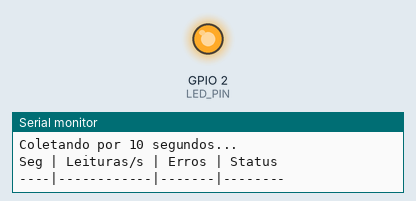
This sketch was run on a simulated ESP32. Shown: output pins drawn as LEDs (lit = HIGH), the last lines printed to the serial monitor.

Above: at 2.2 s.
At 41.2 s:
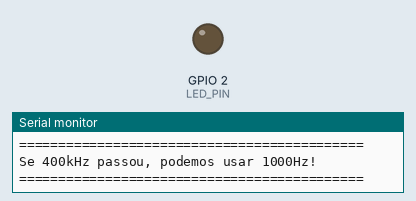
Timing chart, 0 to 42.2 s (numbered marks = the images above):
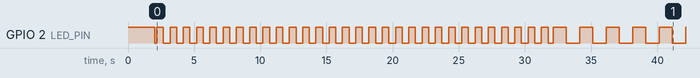

The sketch:

I2C_Stress_Test.ino
```cpp
/*
 * ============================================
 * I2C STRESS TEST para MAX30105
 * ============================================
 *
 * OBJETIVO: Validar estabilidade do barramento I2C em diferentes
 * velocidades e taxas de amostragem antes de subir para 1000Hz.
 *
 * COMO USAR:
 * 1. Carregue este sketch no ESP32
 * 2. Abra o Serial Monitor (115200 baud)
 * 3. Observe os resultados (~45 segundos total)
 */

#include <Wire.h>
#include <MAX30105.h>

MAX30105 particleSensor;

// LED onboard para feedback visual
const int LED_PIN = 2;  // GPIO2 no ESP32 DevKit

// Contadores de teste
unsigned long totalReads = 0;
unsigned long errorCount = 0;
unsigned long lastSecond = 0;
unsigned long readsPerSecond = 0;
unsigned long maxReadsPerSecond = 0;
unsigned long minReadsPerSecond = 999999;

// Fases do teste
enum TestPhase {
  TEST_100KHZ,
  TEST_400KHZ,
  TEST_1MHZ,
  TEST_COMPLETE
};
TestPhase currentPhase = TEST_100KHZ;
unsigned long phaseStartTime = 0;
const unsigned long PHASE_DURATION = 10000; // 10 segundos por fase

bool sensorOK = false;

void setup() {
  Serial.begin(115200);

  // LED de feedback
  pinMode(LED_PIN, OUTPUT);
  digitalWrite(LED_PIN, HIGH);  // Liga LED para mostrar que iniciou

  delay(2000);  // Tempo para abrir Serial Monitor

  Serial.println();
  Serial.println("============================================");
  Serial.println("   I2C STRESS TEST - MAX30105");
  Serial.println("============================================");
  Serial.println("Testando velocidades: 100kHz, 400kHz, 1MHz");
  Serial.println("============================================");
  Serial.println();

  digitalWrite(LED_PIN, LOW);

  // Iniciar I2C padrão para primeiro teste
  Wire.begin();
  delay(100);

  // Testar se o sensor existe
  Serial.println("Buscando sensor MAX30105...");

  if (particleSensor.begin(Wire, I2C_SPEED_STANDARD)) {
    Serial.println(">>> SENSOR ENCONTRADO! <<<");
    sensorOK = true;
  } else {
    Serial.println(">>> ERRO: Sensor NAO encontrado! <<<");
    Serial.println("Verifique as conexoes:");
    Serial.println("  SDA -> GPIO21");
    Serial.println("  SCL -> GPIO22");
    Serial.println("  VCC -> 3.3V");
    Serial.println("  GND -> GND");
    sensorOK = false;
  }

  if (sensorOK) {
    startPhase(TEST_100KHZ);
  }
}

void startPhase(TestPhase phase) {
  currentPhase = phase;
  phaseStartTime = millis();

  // Reset contadores
  totalReads = 0;
  errorCount = 0;
  lastSecond = millis();
  readsPerSecond = 0;
  maxReadsPerSecond = 0;
  minReadsPerSecond = 999999;

  // Configurar velocidade I2C
  long i2cSpeed = 100000;
  String speedName = "100kHz";

  switch(phase) {
    case TEST_100KHZ:
      i2cSpeed = 100000;
      speedName = "100kHz (Padrao)";
      break;
    case TEST_400KHZ:
      i2cSpeed = 400000;
      speedName = "400kHz (Fast Mode) - IMPORTANTE!";
      break;
    case TEST_1MHZ:
      i2cSpeed = 1000000;
      speedName = "1MHz (Fast Mode Plus)";
      break;
    default:
      return;
  }

  Serial.println();
  Serial.println("--------------------------------------------");
  Serial.print("TESTANDO: ");
  Serial.println(speedName);
  Serial.println("--------------------------------------------");

  // Configurar I2C
  Wire.setClock(i2cSpeed);
  delay(50);

  // Configurar sensor - GREEN ONLY com potência MÁXIMA
  // Esta é a configuração que será usada no v7_green
  byte ledBrightness = 0xFF;  // Máximo para green
  byte sampleAverage = 1;
  byte ledMode = 3;           // Multi-LED (necessário para green)
  byte sampleRate = 400;      // 400Hz no teste, 1000Hz no final
  int pulseWidth = 69;        // Mínimo para alta frequência
  int adcRange = 4096;        // Maior sensibilidade

  particleSensor.setup(ledBrightness, sampleAverage, ledMode, sampleRate, pulseWidth, adcRange);

  // DESLIGAR Red e IR, manter apenas GREEN no máximo
  particleSensor.setPulseAmplitudeRed(0);
  particleSensor.setPulseAmplitudeIR(0);
  particleSensor.setPulseAmplitudeGreen(0xFF);  // 51mA - MÁXIMO

  particleSensor.clearFIFO();

  Serial.println("Coletando por 10 segundos...");
  Serial.println();
  Serial.println("Seg | Leituras/s | Erros | Status");
  Serial.println("----|------------|-------|--------");
}

void printPhaseResults() {
  Serial.println();
  Serial.println(">>> RESULTADO <<<");
  Serial.print("Leituras: ");
  Serial.print(totalReads);
  Serial.print(" | Erros: ");
  Serial.print(errorCount);
  Serial.print(" | Taxa erro: ");
  Serial.print((errorCount * 100.0) / max(totalReads, 1UL), 2);
  Serial.println("%");

  if (errorCount == 0) {
    Serial.println("STATUS: PASSOU - 0 erros!");
  } else if (errorCount < 10) {
    Serial.println("STATUS: ATENCAO - Poucos erros");
  } else {
    Serial.println("STATUS: FALHOU - Muitos erros!");
  }
}

void loop() {
  // Piscar LED para mostrar que está rodando
  static unsigned long lastBlink = 0;
  if (millis() - lastBlink > 500) {
    digitalWrite(LED_PIN, !digitalRead(LED_PIN));
    lastBlink = millis();
  }

  // Se sensor não foi encontrado, ficar piscando
  if (!sensorOK) {
    delay(100);
    return;
  }

  if (currentPhase == TEST_COMPLETE) {
    static bool printed = false;
    if (!printed) {
      Serial.println();
      Serial.println("============================================");
      Serial.println("   TESTE COMPLETO!");
      Serial.println("============================================");
      Serial.println("Se 400kHz passou, podemos usar 1000Hz!");
      Serial.println("============================================");
      printed = true;
      digitalWrite(LED_PIN, HIGH);  // LED fixo = terminou
    }
    delay(1000);
    return;
  }

  // Verificar se a fase terminou
  if (millis() - phaseStartTime > PHASE_DURATION) {
    printPhaseResults();

    switch(currentPhase) {
      case TEST_100KHZ:
        startPhase(TEST_400KHZ);
        break;
      case TEST_400KHZ:
        startPhase(TEST_1MHZ);
        break;
      case TEST_1MHZ:
        currentPhase = TEST_COMPLETE;
        break;
      default:
        break;
    }
    return;
  }

  // Ler do sensor - apenas GREEN
  uint32_t value = particleSensor.getGreen();

  if (value == 0) {
    errorCount++;
  }

  totalReads++;
  readsPerSecond++;

  // A cada segundo, mostrar estatísticas
  if (millis() - lastSecond >= 1000) {
    unsigned long second = (millis() - phaseStartTime) / 1000;

    if (readsPerSecond > maxReadsPerSecond) maxReadsPerSecond = readsPerSecond;
    if (readsPerSecond < minReadsPerSecond) minReadsPerSecond = readsPerSecond;

    String status = (errorCount == 0) ? "OK" : "ERROS";

    Serial.print(" ");
    if (second < 10) Serial.print(" ");
    Serial.print(second);
    Serial.print(" |    ");
    Serial.print(readsPerSecond);
    Serial.print("    |   ");
    Serial.print(errorCount);
    Serial.print("   | ");
    Serial.println(status);

    readsPerSecond = 0;
    lastSecond = millis();
  }
}
```

Measured:
- by itself, GPIO 2 (LED_PIN): goes LOW 0.16 s, 29 × (HIGH 0.50 s, LOW 0.50 s), HIGH 0.50 s, LOW 0.40 s, 5 × (HIGH 1.0 s, LOW 1.0 s), then HIGH
